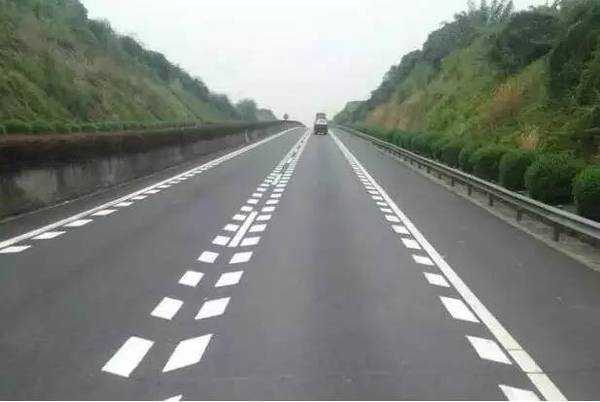
#> input picture test.jpg, 600 x 402 px
$ jupyter execute --allow-errors 'Hough Transform.ipynb'   (shell and % lines are left out)
#> lines starting #> are read from the running program, lines starting #| are printed output that depends on the picture; after the words box and inside, x2 and y2 are one past the last pixel; in counts of white or black regions, pixels touching at a corner belong together
[cell 1]

import matplotlib.pyplot as plt
import matplotlib.image as mpimg
import numpy as np
import cv2

[cell 2]
# 读取图像，并将图像转化为灰度
image = mpimg.imread('test.jpg')
#> image is the input picture: shape (402, 600, 3); mean R, G, B 126, 130, 124.2
gray = cv2.cvtColor(image,cv2.COLOR_RGB2GRAY)
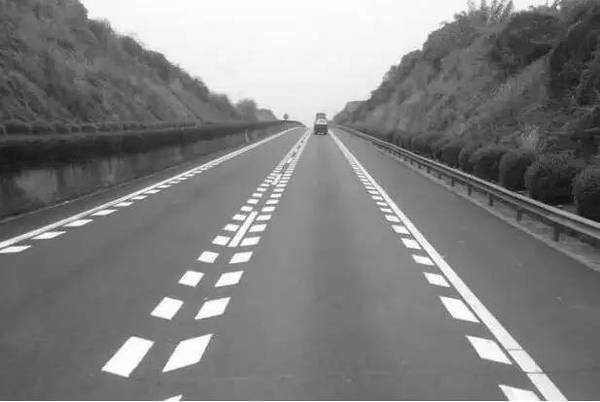
#> gray: shape (402, 600); min 1, max 255, mean 128.2

[cell 3]
# Define a kernel size and apply Gaussian smoothing
kernel_size = 5
blur_gray = cv2.GaussianBlur(gray,(kernel_size, kernel_size),0)

# Define our parameters for Canny and apply
low_threshold = 50
high_threshold = 150
edges = cv2.Canny(blur_gray, low_threshold, high_threshold)
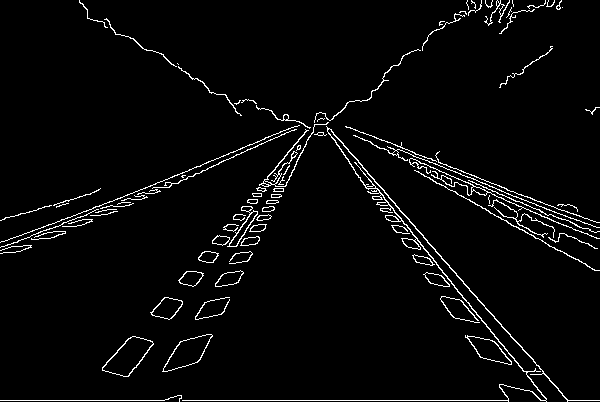
#> edges: shape (402, 600); 3.4% white in thin lines or dots
plt.imshow(edges)

[cell 4]
# Next we'll create a masked edges image using cv2.fillPoly()
mask = np.zeros_like(gray)
ignore_mask_color = 255

# This time we are defining a four sided polygon to mask
imshape = image.shape
#> imshape = (402, 600, 3)
vertices = np.array([[[80,400],[290,130],[320,130], [600,400]]], dtype=np.int32)
cv2.fillPoly(mask, vertices, ignore_mask_color)
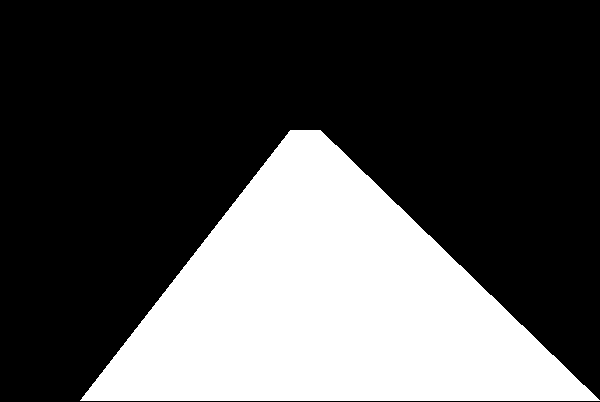
#> mask: shape (402, 600); 31% white; 1 white region, box (x1, y1, x2, y2) and area: (80, 130, 600, 401) 74665
masked_edges = cv2.bitwise_and(edges, mask)
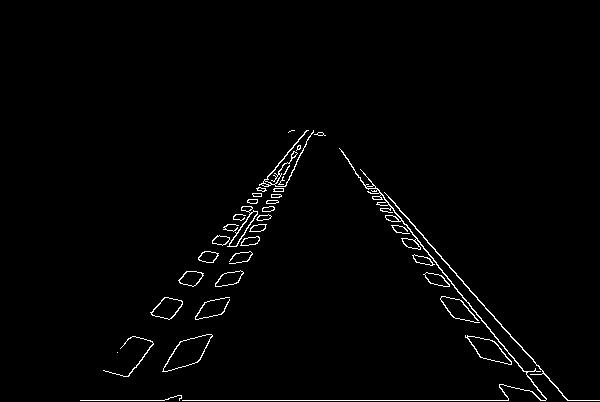
#> masked_edges: shape (402, 600); 1.6% white in thin lines or dots, all inside (x1, y1, x2, y2) = (80, 130, 600, 401)
plt.imshow(masked_edges)

[cell 5]
# Define the Hough transform parameters
# Make a blank the same size as our image to draw on
rho = 6 # distance resolution in pixels of the Hough grid
theta = np.pi/60 # angular resolution in radians of the Hough grid
threshold = 160     # minimum number of votes (intersections in Hough grid cell)
min_line_length = 40#minimum number of pixels making up a line
max_line_gap = 25    # maximum gap in pixels between connectable line segments
line_image = np.copy(image)*0 # creating a blank to draw lines on
#> line_image: shape (402, 600, 3); every value is 0

# Run Hough on edge detected image
# Output "lines" is an array containing endpoints of detected line segments
lines = cv2.HoughLinesP(masked_edges, rho, theta, threshold, np.array([]),
                            min_line_length, max_line_gap)
#> lines = 25 rows, first 6: [388, 197, 463, 281], [540, 400, 599, 400], [360, 169, 546, 399], [358, 177, 509, 364], [174, 315, 298, 145], [215, 283, 282, 179]

# Iterate over the output "lines" and draw lines on a blank image
for line in lines:
    for x1,y1,x2,y2 in line:
        cv2.line(line_image,(x1,y1),(x2,y2),(255,0,0),10)
#> this loop made 25 passes
#> line on passes 1 to 12: [[388, 197, 463, 281]], [[540, 400, 599, 400]], [[360, 169, 546, 399]], [[358, 177, 509, 364]], [[174, 315, 298, 145]], [[215, 283, 282, 179]], [[80, 400, 508, 400]], [[341, 151, 511, 361]], [[209, 334, 313, 130]], [[415, 228, 543, 371]], [[136, 367, 308, 130]], [[245, 261, 300, 137]]
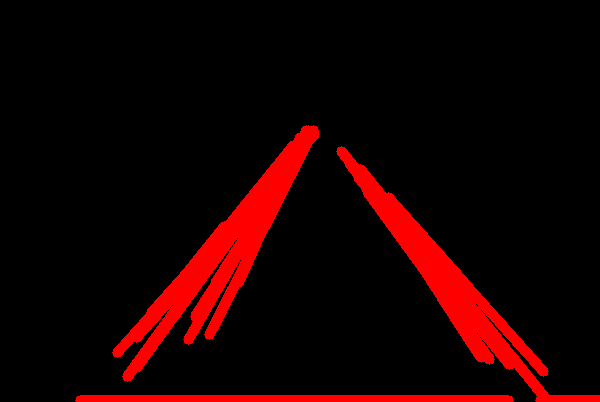
#> line_image: shape (402, 600, 3); mean R, G, B 25.1, 0, 0

# Create a "color" binary image to combine with line image
color_edges = np.dstack((edges, edges, edges))
#> color_edges: shape (402, 600, 3); 3.4% white in thin lines or dots


# Draw the lines on the edge image
#lines_edges = cv2.addWeighted(color_edges, 0.8, line_image, 1, 0)
lines_edges = cv2.addWeighted(image, 1, line_image, 0.8, 0)
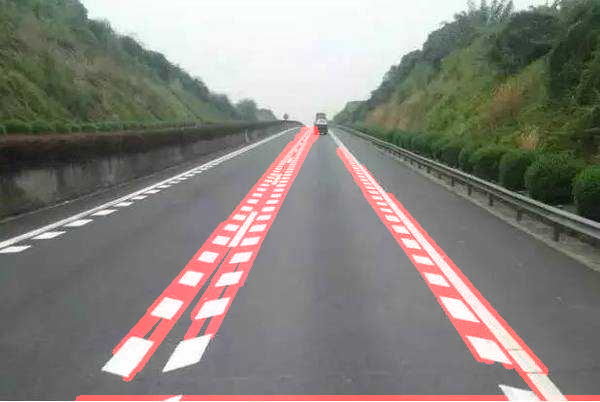
#> lines_edges: shape (402, 600, 3); mean R, G, B 134.5, 130, 124.2
plt.imshow(lines_edges)

HoughLinesP原函数：

功能：将输入图像按照给出参数要求提取线段，放在lines中。

lines:是一个vector<Vec4i>,Vec4i是一个包含4个int数据类型的结构体，[x1,y1,x2,y2],可以表示一个线段。

rho:就是一个半径的分辨率。

theta:角度分辨率。

threshold:判断直线点数的阈值。

minLineLength：线段长度阈值。

minLineGap:线段上最近两点之间的阈值。

low_threshold = 50
high_threshold = 150
edges = cv2.Canny(blur_gray, low_threshold, high_threshold)
必要参数：
第一个参数是需要处理的原图像，该图像必须为单通道的灰度图；
第二个参数是阈值1；
第三个参数是阈值2。
建议选取参数为１：３或者１：２

#> (a cell that did not finish here is left out)

[cell 7]
a3 = np.array( [[[10,10],[100,10],[100,100],[10,100]]], dtype=np.int32 )
im = np.zeros([240,320],dtype=np.uint8)
cv2.fillPoly( im, a3, 255 )
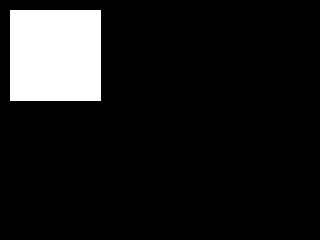
#> im: shape (240, 320); 10.8% white; 1 white region, box (x1, y1, x2, y2) and area: (10, 10, 101, 101) 8281
#> (the rest of this cell did not finish here and is left out)
